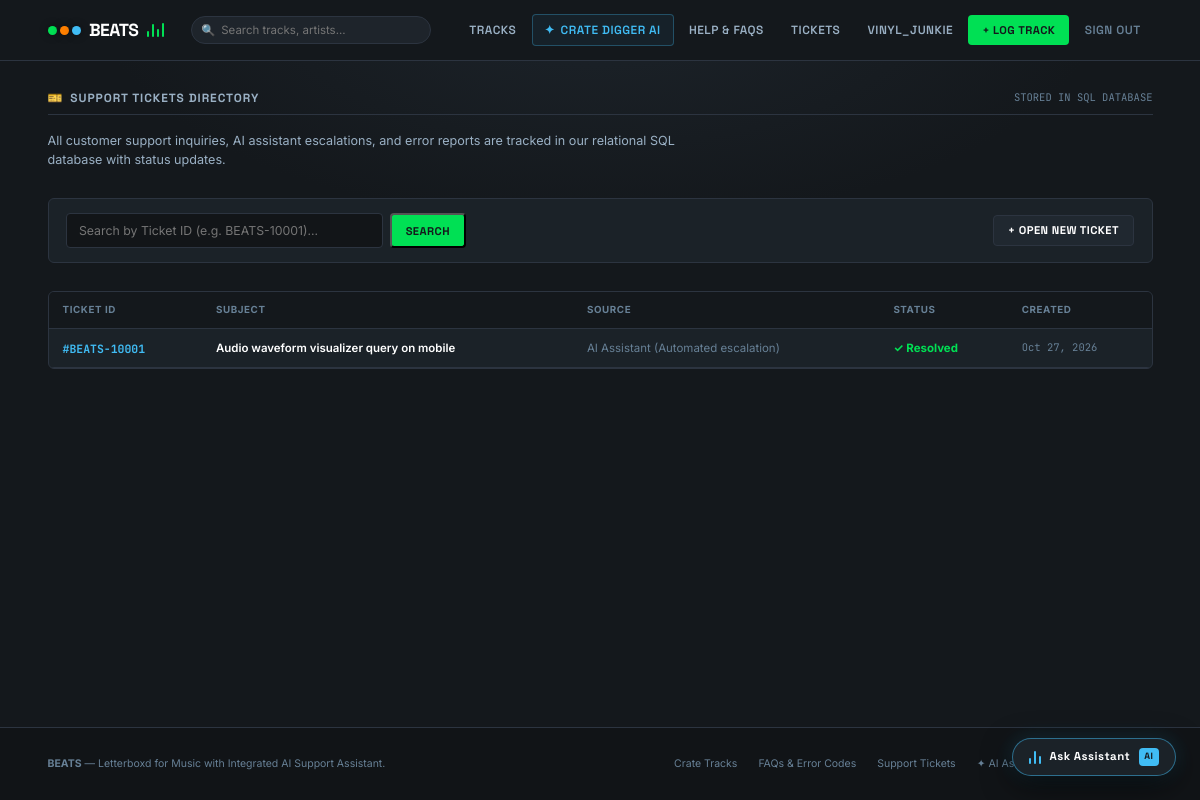
The page /tickets/ (signed in) on the database its author committed.
### beats/models.py (models this page shows, shortened)
class SupportTicket(models.Model):
    STATUS_CHOICES = [
        ('OPEN', 'Open'),
        ('IN_PROGRESS', 'In Progress'),
        ('RESOLVED', 'Resolved'),
    ]
    SOURCE_CHOICES = [
        ('AI_ASSISTANT', 'AI Assistant (Automated escalation)'),
        ('HELP_PAGE', 'Help / FAQ Page'),
        ('ERROR_PAGE', 'Custom Error Page (404/500)'),
    ]
    ticket_id = models.CharField(max_length=20, unique=True, default=generate_ticket_id)
    user = models.ForeignKey(User, on_delete=models.SET_NULL, null=True, blank=True, related_name='support_tickets')
    email = models.EmailField()
    subject = models.CharField(max_length=200)
    message = models.TextField()
    source = models.CharField(max_length=30, choices=SOURCE_CHOICES, default='AI_ASSISTANT')
    status = models.CharField(max_length=20, choices=STATUS_CHOICES, default='OPEN')
    resolution_notes = models.TextField(blank=True)
    created_at = models.DateTimeField(auto_now_add=True)
    updated_at = models.DateTimeField(auto_now=True)
    class Meta:
        ordering = ['-created_at']

### beats/views.py (the view)
# urls.py: path('tickets/', views.support_tickets_view, name='tickets'),
def support_tickets_view(request):
    query = request.GET.get('ticket_id', '').strip()
    tickets = SupportTicket.objects.all().order_by('-created_at')
    found_ticket = None
    if query:
        found_ticket = SupportTicket.objects.filter(ticket_id__iexact=query).first()
    user_tickets = []
    if request.user.is_authenticated:
        user_tickets = SupportTicket.objects.filter(
            Q(user=request.user) | Q(email=request.user.email)
        ).order_by('-created_at')
    context = {
        'tickets': tickets[:20],
        'found_ticket': found_ticket,
        'user_tickets': user_tickets,
        'search_query': query,
    }
    return render(request, 'beats/tickets.html', context)

### beats/template/beats/tickets.html (shortened to what this page needs)
{% extends "beats/base.html" %}
{% block content %}
<div style="margin-bottom:2rem;">
  <div class="lb-section-title">
    <h2><span>🎫</span> Support Tickets Directory</h2>
    <span style="font-size:0.75rem;color:var(--text-muted);font-family:var(--font-mono);">STORED IN SQL DATABASE</span>
  </div>
  <p style="color:var(--text-sub);font-size:0.9rem;max-width:650px;">
    All customer support inquiries, AI assistant escalations, and error reports are tracked in our relational SQL database with status updates.
  </p>
</div>
<div style="background:var(--lb-surface);border:1px solid var(--lb-border);border-radius:var(--radius-sm);padding:1rem 1.25rem;margin-bottom:2rem;display:flex;align-items:center;justify-content:space-between;flex-wrap:wrap;gap:1rem;">
  <form method="GET" action="{% url 'tickets' %}" style="display:flex;gap:0.5rem;flex:1;max-width:400px;">
    <input type="text" name="ticket_id" class="lb-input" placeholder="Search by Ticket ID (e.g. BEATS-10001)..." value="{{ search_query }}">
    <button type="submit" class="lb-btn-log">Search</button>
  </form>
  <a href="{% url 'faq' %}#faq-support-ticket-form" class="lb-btn-log" style="background:#202830;color:#fff;border:1px solid var(--lb-border);">
    + Open New Ticket
  </a>
</div>
<div style="background:var(--lb-surface);border:1px solid var(--lb-border);border-radius:var(--radius-sm);overflow:hidden;">
  <table style="width:100%;border-collapse:collapse;font-size:0.82rem;text-align:left;">
    <thead>
      <tr style="background:#14181c;border-bottom:1px solid var(--lb-border);color:var(--text-muted);text-transform:uppercase;font-size:0.7rem;letter-spacing:0.06em;">
        <th style="padding:0.75rem 1rem;">Ticket ID</th>
        <th style="padding:0.75rem 1rem;">Subject</th>
        <th style="padding:0.75rem 1rem;">Source</th>
        <th style="padding:0.75rem 1rem;">Status</th>
        <th style="padding:0.75rem 1rem;">Created</th>
      </tr>
    </thead>
    <tbody>
      {% for t in tickets %}
        <tr style="border-bottom:1px solid var(--lb-border);">
          <td style="padding:0.75rem 1rem;font-family:var(--font-mono);font-weight:700;color:var(--lb-cyan);">
            #{{ t.ticket_id }}
          </td>
          <td style="padding:0.75rem 1rem;color:#ffffff;font-weight:600;">
            {{ t.subject }}
          </td>
          <td style="padding:0.75rem 1rem;color:var(--text-muted);">
            {{ t.get_source_display }}
          </td>
          <td style="padding:0.75rem 1rem;">
            {% if t.status == 'OPEN' %}
              <span style="color:var(--lb-orange);font-weight:700;">● Open</span>
            {% elif t.status == 'RESOLVED' %}
              <span style="color:var(--lb-green);font-weight:700;">✓ Resolved</span>
            {% else %}
              <span style="color:var(--lb-cyan);font-weight:700;">⟳ In Progress</span>
            {% endif %}
          </td>
          <td style="padding:0.75rem 1rem;color:var(--text-muted);font-family:var(--font-mono);font-size:0.75rem;">
            {{ t.created_at|date:"M j, Y" }}
          </td>
        </tr>
      {% empty %}
        <tr>
          <td colspan="5" style="padding:2rem;text-align:center;color:var(--text-muted);">No support tickets found in SQL database.</td>
        </tr>
      {% endfor %}
    </tbody>
  </table>
</div>
{% endblock %}

### beats/template/beats/base.html (shortened to what this page needs)
{% load static %}
<!DOCTYPE html>
<html lang="en">
<head>
  <link rel="stylesheet" href="{% static 'beats/style.css' %}" />
</head>
<body>
  <header class="lb-header" role="banner">
    <div class="lb-nav-container">
      <a href="{% url 'home' %}" class="lb-logo" id="brand-logo">
        <span class="lb-logo-dots">
          <span class="lb-dot green"></span>
          <span class="lb-dot orange"></span>
          <span class="lb-dot cyan"></span>
        </span>
        BEATS
        <span class="eq-visualizer" title="Live Hi-Fi Audio">
          <span class="eq-bar"></span>
          <span class="eq-bar"></span>
          <span class="eq-bar"></span>
          <span class="eq-bar"></span>
        </span>
      </a>
      <form class="lb-search-box" method="GET" action="{% url 'home' %}" role="search">
        <span class="lb-search-icon">🔍</span>
        <input
          type="search"
          name="q"
          class="lb-search-input"
          id="nav-search-input"
          placeholder="Search tracks, artists..."
          value="{{ query|default:'' }}"
          autocomplete="off"
        />
      </form>
      <nav class="lb-nav-links" aria-label="Main Navigation">
        <a href="{% url 'home' %}" class="lb-nav-link" id="nav-tracks">Tracks</a>
        <a href="{% url 'crate_digger' %}" class="lb-nav-link ai-pill" id="nav-crate-digger">
          <span>✦</span> Crate Digger AI
        </a>
        <a href="{% url 'faq' %}" class="lb-nav-link" id="nav-faq">
          Help & FAQs
        </a>
        <a href="{% url 'tickets' %}" class="lb-nav-link" id="nav-tickets" style="color:var(--text-sub);">
          Tickets
        </a>
        {% if user.is_authenticated %}
          <a href="{% url 'profile' user.username %}" class="lb-nav-link" id="nav-profile">
            {{ user.username }}
          </a>
          <a href="{% url 'add_song' %}" class="lb-btn-log" id="nav-log-btn">
            + Log Track
          </a>
          <a href="{% url 'logout' %}" class="lb-nav-link" style="color:var(--text-muted);" id="nav-logout">
            Sign out
          </a>
        {% else %}
          <a href="{% url 'login' %}" class="lb-nav-link" id="nav-login">Sign In</a>
          <a href="{% url 'signup' %}" class="lb-btn-log" id="nav-signup">Create Account</a>
        {% endif %}
      </nav>
    </div>
  </header>
  <main class="lb-container">
    {% block content %}{% endblock %}
  </main>
  <footer class="lb-footer">
    <div class="lb-footer-inner">
      <div>
        <strong>BEATS</strong> — Letterboxd for Music with Integrated AI Support Assistant.
      </div>
      <div style="display:flex;gap:1.5rem;flex-wrap:wrap;">
        <a href="{% url 'home' %}">Crate Tracks</a>
        <a href="{% url 'faq' %}">FAQs & Error Codes</a>
        <a href="{% url 'tickets' %}">Support Tickets</a>
        <a href="{% url 'crate_digger' %}">✦ AI Assistant</a>
        <a href="{% url 'health_check' %}" target="_blank" style="color:var(--lb-green);">● System Health</a>
      </div>
    </div>
  </footer>
  <div class="crate-ai-floating-pill" id="toggle-crate-ai" title="Ask AI Assistant for music curation or support">
    <span class="eq-visualizer">
      <span class="eq-bar" style="background:var(--lb-cyan);"></span>
      <span class="eq-bar" style="background:var(--lb-cyan);"></span>
      <span class="eq-bar" style="background:var(--lb-cyan);"></span>
    </span>
    <span>Ask Assistant</span>
    <span class="crate-ai-badge">AI</span>
  </div>
</body>
</html>

### rows shown on the page
SupportTicket: ticket_id "BEATS-10001", subject "Audio waveform visualizer query on mobile", source "AI Assistant (Automated escalation)", status "✓ Resolved", created_at "Oct 27, 2026"

### other values the page prints
{{ user.username }} "VINYL_JUNKIE"
